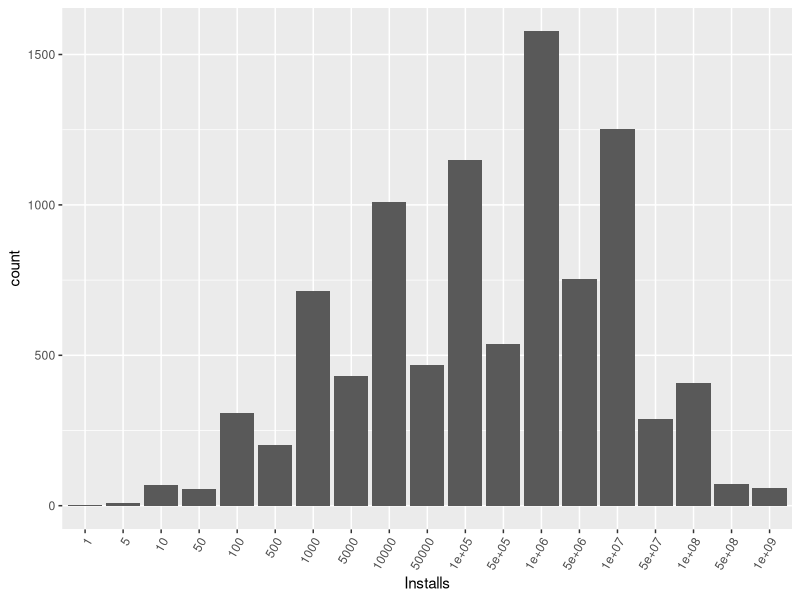

Generate this figure with R: (Note: this script raises an error after producing the figure.)
#Reference, similar model: https://towardsdatascience.com/implementing-and-interpreting-ordinal-logistic-regression-1ee699274cf5

#load clean data -----
setwd('C:/Users/PC Tuan/Desktop/Github/potential-potato/data') #depend on your pc
df_load <- read.csv('clean_googleplaystore.csv')
#Situation: suppose a programer is working on an app, he would like to know
#if it would be worth his time to build sth will become useful( high number of Installs)
#selected column and fix Installs columns----
library(tidyverse)
library(dplyr)
df_selected <- df_load %>%
                select(c(2,5,6,9)) %>%
                drop_na(.)

df_selected$Installs <- as.character(df_selected$Installs)
df_selected$Installs <- substr(df_selected$Installs,1,nchar(df_selected$Installs)-1)
df_selected$Installs<- as.numeric(gsub(",", "", df_selected$Installs))
df_selected$Installs <- as.factor(df_selected$Installs)
summary(df_selected)

# graph of Installs columns----
library(ggplot2)
ggplot(df_selected,aes(Installs))+
  geom_bar()+
  theme(axis.text.x = element_text(angle = 60, hjust = 1))

#Ordinal Logistic Regression----
library(MASS)
model_fit <-polr(Installs~Rating+Type+Genres, data = df_selected)
summary(model_fit)

#Better format to view result
summary_table <- coef(summary(model_fit))
pval <- pnorm(abs(summary_table[, "t value"]),lower.tail = FALSE)* 2
summary_table <- cbind(summary_table, "p value" = round(pval,3))

#filtering out those with p value less than 0.05 (means having impact on model)
summary_table_filtered <- as_data_frame(summary_table, rownames = 'id')
summary_table_filtered <- summary_table_filtered %>%
                            filter(`p value` <= 0.05)
print.data.frame(summary_table_filtered)
#Comments on coeffiecient: only rating have positive effect on number of installs, if the app is paid or belong
# to these genres below will have negative impact on its popularity
#Comments on intercept: take 1|5 as example: the odd of log that the app will have only 1 person
#installs the app versus the odd of log many people try the app


#Predict value----
#let's predict the probability of popularity that an app developer create a app with following info
new_app <- data.frame('Rating'=4,'Type'='Free','Genres'='Educational')
round(predict(model_fit,new_app,type = "p"), 3)
#Comments: the app may have 20% (highest chance) to get 1 million downloads
#another app
new_app_2 <- data.frame('Rating'=3.5,'Type'='Paid','Genres'='Racing')
round(predict(model_fit,new_app_2,type = "p"), 3)
#Comments: this app have 17% (highest) to get at least 10 thounsand downloads